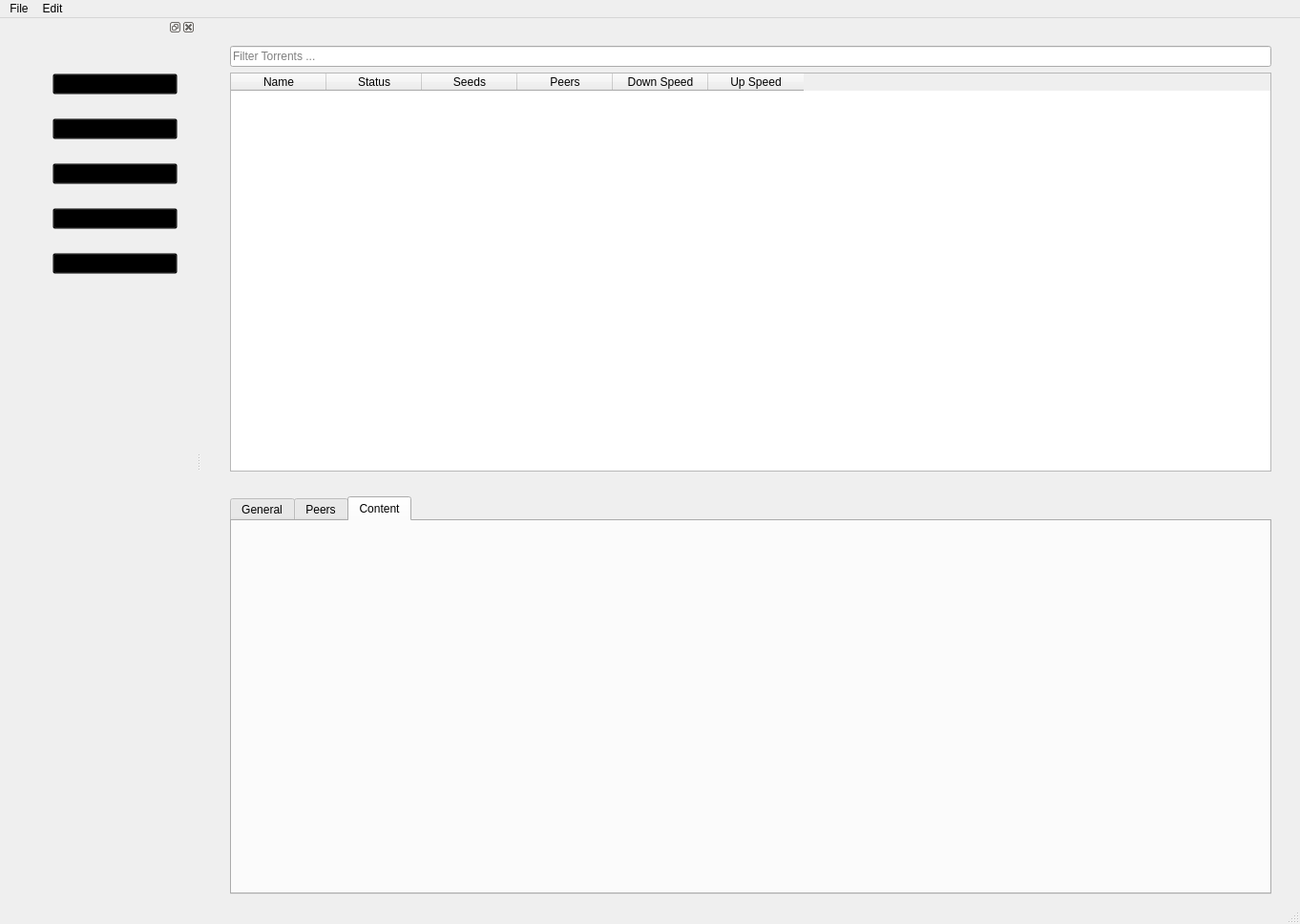
<?xml version="1.0" encoding="UTF-8"?>
<ui version="4.0">
 <class>MainWindow</class>
 <widget class="QMainWindow" name="MainWindow">
  <property name="geometry">
   <rect>
    <x>0</x>
    <y>0</y>
    <width>1362</width>
    <height>968</height>
   </rect>
  </property>
  <property name="windowTitle">
   <string>MainWindow</string>
  </property>
  <widget class="QWidget" name="centralwidget">
   <property name="enabled">
    <bool>true</bool>
   </property>
   <property name="minimumSize">
    <size>
     <width>1149</width>
     <height>916</height>
    </size>
   </property>
   <layout class="QVBoxLayout" name="verticalLayout_5">
    <property name="leftMargin">
     <number>30</number>
    </property>
    <property name="rightMargin">
     <number>30</number>
    </property>
    <item>
     <spacer name="horizontalSpacer_2">
      <property name="orientation">
       <enum>Qt::Horizontal</enum>
      </property>
      <property name="sizeHint" stdset="0">
       <size>
        <width>40</width>
        <height>20</height>
       </size>
      </property>
     </spacer>
    </item>
    <item>
     <widget class="QLineEdit" name="lineEdit">
      <property name="styleSheet">
       <string notr="true">font: 12pt &quot;Century&quot;;</string>
      </property>
      <property name="text">
       <string/>
      </property>
      <property name="placeholderText">
       <string>Filter Torrents ...</string>
      </property>
     </widget>
    </item>
    <item>
     <widget class="QTableWidget" name="tableWidget">
      <property name="styleSheet">
       <string notr="true">font: 12pt &quot;Century&quot;;</string>
      </property>
      <column>
       <property name="text">
        <string>Name</string>
       </property>
      </column>
      <column>
       <property name="text">
        <string>Status</string>
       </property>
      </column>
      <column>
       <property name="text">
        <string>Seeds</string>
       </property>
      </column>
      <column>
       <property name="text">
        <string>Peers</string>
       </property>
      </column>
      <column>
       <property name="text">
        <string>Down Speed</string>
       </property>
      </column>
      <column>
       <property name="text">
        <string>Up Speed</string>
       </property>
      </column>
     </widget>
    </item>
    <item>
     <spacer name="horizontalSpacer">
      <property name="orientation">
       <enum>Qt::Horizontal</enum>
      </property>
      <property name="sizeHint" stdset="0">
       <size>
        <width>40</width>
        <height>20</height>
       </size>
      </property>
     </spacer>
    </item>
    <item>
     <widget class="QTabWidget" name="tabWidget">
      <property name="styleSheet">
       <string notr="true">font: 12pt &quot;Century&quot;;</string>
      </property>
      <property name="currentIndex">
       <number>2</number>
      </property>
      <widget class="QWidget" name="tab_5">
       <attribute name="title">
        <string>General</string>
       </attribute>
      </widget>
      <widget class="QWidget" name="tab_6">
       <attribute name="title">
        <string>Peers</string>
       </attribute>
      </widget>
      <widget class="QWidget" name="tab_7">
       <property name="enabled">
        <bool>true</bool>
       </property>
       <attribute name="title">
        <string>Content</string>
       </attribute>
      </widget>
     </widget>
    </item>
   </layout>
  </widget>
  <widget class="QMenuBar" name="menubar">
   <property name="geometry">
    <rect>
     <x>0</x>
     <y>0</y>
     <width>1362</width>
     <height>22</height>
    </rect>
   </property>
   <widget class="QMenu" name="menuFile">
    <property name="title">
     <string>File</string>
    </property>
    <addaction name="actionAdd_Torrent_File"/>
    <addaction name="actionAdd_Magnet_Link"/>
   </widget>
   <widget class="QMenu" name="menuEdit">
    <property name="title">
     <string>Edit</string>
    </property>
    <addaction name="actionPause"/>
    <addaction name="actionResume"/>
    <addaction name="actionPause_All"/>
    <addaction name="actionRun_all"/>
   </widget>
   <addaction name="menuFile"/>
   <addaction name="menuEdit"/>
  </widget>
  <widget class="QStatusBar" name="statusbar"/>
  <widget class="QDockWidget" name="dockWidget">
   <property name="minimumSize">
    <size>
     <width>205</width>
     <height>47</height>
    </size>
   </property>
   <property name="styleSheet">
    <string notr="true">font: 14pt &quot;Century&quot;;

QPushButton {
    background-color: transparent;
    padding-right: 10px;  /* Adjust the padding as needed */
}</string>
   </property>
   <attribute name="dockWidgetArea">
    <number>1</number>
   </attribute>
   <widget class="QWidget" name="dockWidgetContents">
    <widget class="QWidget" name="verticalLayoutWidget">
     <property name="geometry">
      <rect>
       <x>55</x>
       <y>20</y>
       <width>131</width>
       <height>251</height>
      </rect>
     </property>
     <layout class="QVBoxLayout" name="verticalLayout">
      <item>
       <widget class="QPushButton" name="pushButton_3">
        <property name="styleSheet">
         <string notr="true">QPushButton {
    background-color: transparent;
}</string>
        </property>
        <property name="text">
         <string>Seeding</string>
        </property>
       </widget>
      </item>
      <item>
       <widget class="QPushButton" name="pushButton_5">
        <property name="styleSheet">
         <string notr="true">QPushButton {
    background-color: transparent;
}
</string>
        </property>
        <property name="text">
         <string>Downloading</string>
        </property>
       </widget>
      </item>
      <item>
       <widget class="QPushButton" name="pushButton_4">
        <property name="styleSheet">
         <string notr="true">QPushButton {
    background-color: transparent;
}</string>
        </property>
        <property name="text">
         <string>Uploading</string>
        </property>
       </widget>
      </item>
      <item>
       <widget class="QPushButton" name="pushButton_2">
        <property name="styleSheet">
         <string notr="true">QPushButton {
    background-color: transparent;
}</string>
        </property>
        <property name="text">
         <string>Paused</string>
        </property>
       </widget>
      </item>
      <item>
       <widget class="QPushButton" name="pushButton">
        <property name="styleSheet">
         <string notr="true">QPushButton {
    background-color: transparent;
}</string>
        </property>
        <property name="text">
         <string>Completed</string>
        </property>
       </widget>
      </item>
     </layout>
    </widget>
   </widget>
  </widget>
  <action name="actionAdd_Torrent_File">
   <property name="text">
    <string>Add Torrent File ...</string>
   </property>
  </action>
  <action name="actionAdd_Magnet_Link">
   <property name="text">
    <string>Add Magnet Link ...</string>
   </property>
  </action>
  <action name="actionPause_All">
   <property name="text">
    <string>Pause All</string>
   </property>
  </action>
  <action name="actionRun_all">
   <property name="text">
    <string>Resume All</string>
   </property>
  </action>
  <action name="actionPause">
   <property name="text">
    <string>Pause</string>
   </property>
  </action>
  <action name="actionResume">
   <property name="text">
    <string>Resume</string>
   </property>
  </action>
 </widget>
 <resources/>
 <connections/>
</ui>
